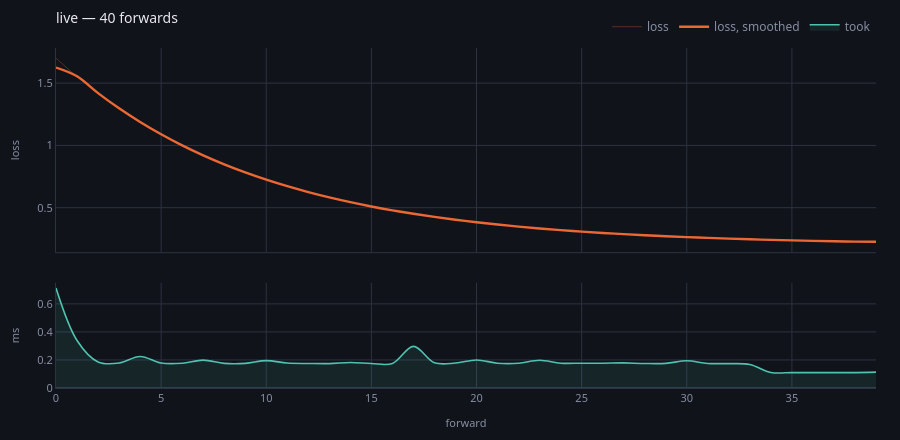

Notebook code cell kept with this figure:
### Markdown cell above
## The same figure, live

`Live` is handed facts as they happen and fills **the same drawing function**
as `progress`. It can, because a fact read back is the very dict a watcher was
given. A live view and a report written twice are two things that slowly stop
agreeing.

With `ipywidgets` installed, `live.widget()` redraws in place; without one it
still tallies everything and the cell shows the figure at any moment.

### Code cell
live = Live(title="live")

for step in range(40):
    g.forward("the quick brown fox jumps", watching=live)
    live({"fact": "loss", "value": 1.5 * 0.9**step + 0.2})

live

### Figure 1 — Plotly figure (JSON) as saved in the notebook; plotly's stock layout.template omitted (floating-point values rounded to 4 significant figures)
{"data": [{"hovertemplate": "forward %{x}<br>loss %{y:.4g}<extra></extra>", "line": {"color": "#eb6834", "width": 1}, "mode": "lines", "name": "loss", "opacity": 0.32, "type": "scatter", "x": [0, 1, 2, 3, 4, 5, 6, 7, 8, 9, 10, 11, 12, 13, 14, 15, 16, 17, 18, 19, 20, 21, 22, 23, 24, 25, 26, 27, 28, 29, 30, 31, 32, 33, 34, 35, 36, 37, 38, 39], "xaxis": "x", "y": [1.7, 1.55, 1.415, 1.294, 1.184, 1.086, 0.9972, 0.9174, 0.8457, 0.7811, 0.723, 0.6707, 0.6236, 0.5813, 0.5432, 0.5088, 0.478, 0.4502, 0.4251, 0.4026, 0.3824, 0.3641, 0.3477, 0.3329, 0.3196, 0.3077, 0.2969, 0.2872, 0.2785, 0.2707, 0.2636, 0.2572, 0.2515, 0.2464, 0.2417, 0.2375, 0.2338, 0.2304, 0.2274, 0.2246], "yaxis": "y"}, {"hovertemplate": "forward %{x}<br>mean %{y:.4g}<extra></extra>", "line": {"color": "#eb6834", "shape": "spline", "width": 2.4}, "mode": "lines", "name": "loss, smoothed", "type": "scatter", "x": [0, 1, 2, 3, 4, 5, 6, 7, 8, 9, 10, 11, 12, 13, 14, 15, 16, 17, 18, 19, 20, 21, 22, 23, 24, 25, 26, 27, 28, 29, 30, 31, 32, 33, 34, 35, 36, 37, 38, 39], "xaxis": "x", "y": [1.625, 1.555, 1.419, 1.298, 1.188, 1.089, 1.0, 0.9201, 0.8481, 0.7833, 0.725, 0.6725, 0.6252, 0.5827, 0.5444, 0.51, 0.479, 0.4511, 0.426, 0.4034, 0.383, 0.3647, 0.3483, 0.3334, 0.3201, 0.3081, 0.2973, 0.2875, 0.2788, 0.2709, 0.2638, 0.2574, 0.2517, 0.2465, 0.2419, 0.2377, 0.2339, 0.2305, 0.2275, 0.226], "yaxis": "y"}, {"fill": "tozeroy", "fillcolor": "rgba(79,195,176,0.10)", "hovertemplate": "forward %{x}<br>%{y:.1f} ms<extra></extra>", "line": {"color": "#4fc3b0", "shape": "spline", "width": 1.6}, "mode": "lines", "name": "took", "type": "scatter", "x": [0, 1, 2, 3, 4, 5, 6, 7, 8, 9, 10, 11, 12, 13, 14, 15, 16, 17, 18, 19, 20, 21, 22, 23, 24, 25, 26, 27, 28, 29, 30, 31, 32, 33, 34, 35, 36, 37, 38, 39], "xaxis": "x2", "y": [0.713, 0.339, 0.186, 0.178, 0.225, 0.178, 0.177, 0.199, 0.176, 0.176, 0.195, 0.178, 0.175, 0.174, 0.182, 0.175, 0.175, 0.297, 0.18, 0.178, 0.2, 0.177, 0.177, 0.198, 0.177, 0.177, 0.177, 0.179, 0.175, 0.176, 0.194, 0.175, 0.174, 0.168, 0.111, 0.11, 0.11, 0.11, 0.11, 0.113], "yaxis": "y2"}, {"hovertemplate": "forward %{x} broke<extra></extra>", "marker": {"color": "#ef5f6b", "size": 9, "symbol": "x"}, "mode": "markers", "name": "broke", "showlegend": false, "type": "scatter", "x": [], "xaxis": "x", "y": [], "yaxis": "y"}], "layout": {"font": {"color": "#e7e9ef", "family": "system-ui, -apple-system, Segoe UI, Roboto, sans-serif", "size": 12}, "height": 440, "hoverlabel": {"align": "left", "bgcolor": "#1a1e28", "bordercolor": "#2c3242", "font": {"color": "#e7e9ef", "family": "system-ui, -apple-system, Segoe UI, Roboto, sans-serif"}}, "hovermode": "x unified", "legend": {"bgcolor": "rgba(0,0,0,0)", "font": {"color": "#868ea3"}, "orientation": "h", "x": 1, "xanchor": "right", "y": 1.02, "yanchor": "bottom"}, "margin": {"b": 44, "l": 56, "r": 24, "t": 44}, "paper_bgcolor": "#101319", "plot_bgcolor": "#101319", "title": {"font": {"size": 14}, "text": "live — 40 forwards", "x": 0, "xanchor": "left", "xref": "paper", "y": 0.97, "yanchor": "top"}, "xaxis": {"anchor": "y", "domain": [0.0, 1.0], "gridcolor": "#2c3242", "linecolor": "#2c3242", "matches": "x2", "showticklabels": false, "tickfont": {"color": "#868ea3", "size": 11}, "title": {"font": {"color": "#868ea3", "size": 11}}, "zerolinecolor": "#2c3242"}, "xaxis2": {"anchor": "y2", "domain": [0.0, 1.0], "gridcolor": "#2c3242", "linecolor": "#2c3242", "tickfont": {"color": "#868ea3", "size": 11}, "title": {"font": {"color": "#868ea3", "size": 11}, "text": "forward"}, "zerolinecolor": "#2c3242"}, "yaxis": {"anchor": "x", "domain": [0.3994, 1.0], "gridcolor": "#2c3242", "linecolor": "#2c3242", "tickfont": {"color": "#868ea3", "size": 11}, "title": {"font": {"color": "#868ea3", "size": 11}, "text": "loss"}, "zerolinecolor": "#2c3242"}, "yaxis2": {"anchor": "x2", "domain": [0.0, 0.3094], "gridcolor": "#2c3242", "linecolor": "#2c3242", "rangemode": "tozero", "tickfont": {"color": "#868ea3", "size": 11}, "title": {"font": {"color": "#868ea3", "size": 11}, "text": "ms"}, "zerolinecolor": "#2c3242"}}}
